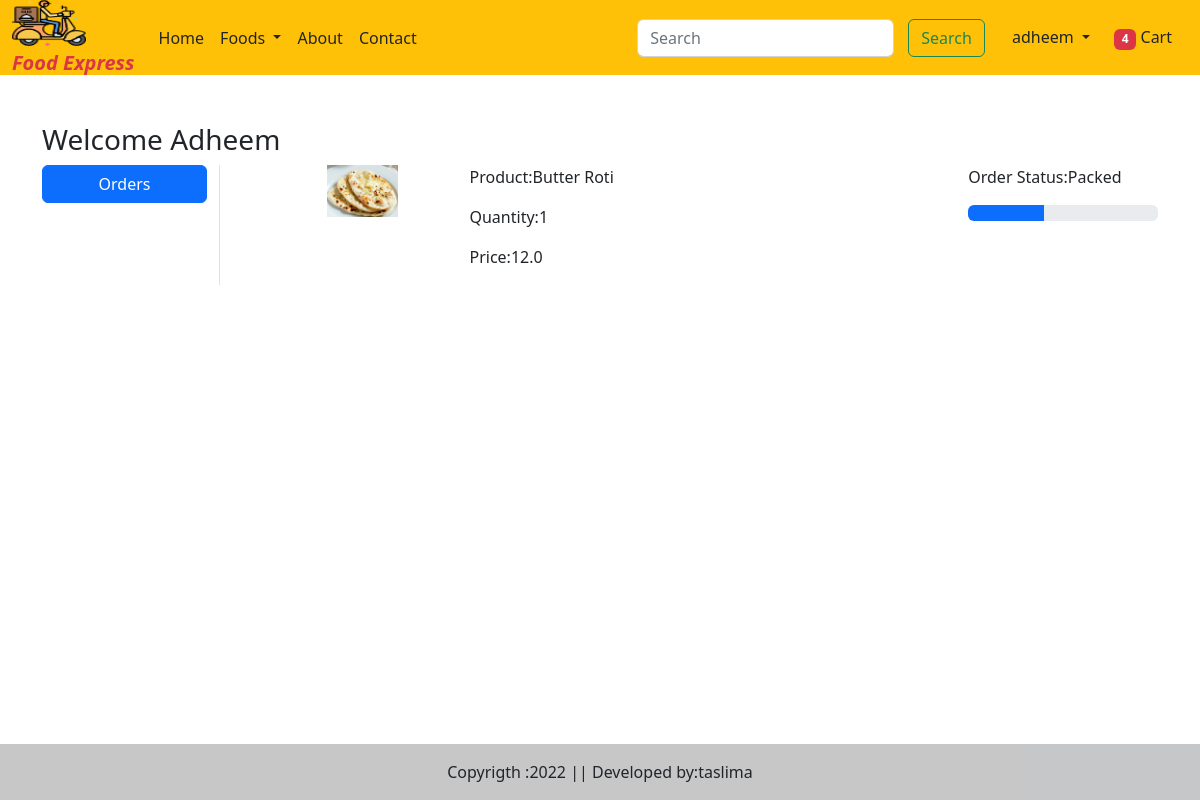
Page /orders/ (signed in) on the committed database.
### myapp/models.py (models this page shows, shortened)
class OrderPlaced(models.Model):
    user=models.ForeignKey(User,on_delete=models.CASCADE,null=True)
    customer=models.ForeignKey(Customer,on_delete=models.CASCADE,null=True)
    product=models.ForeignKey(Food,on_delete=models.CASCADE,null=True)
    payment=models.ForeignKey(Payment,on_delete=models.CASCADE,null=True)
    quantity=models.PositiveIntegerField(default=1)
    ordered_date=models.DateTimeField(auto_now_add=True)
    status=models.CharField(max_length=50,choices=STATUS_CHOICES)
    @property
    def total_cost(self):
        return self.quantity * self.product.discount_price

class Food(models.Model):
    CATEGORY_CHOICES=(
        ('bi','Biriyani'),
        ('pz','Pizza'),
        ('br','Burger'),
        ('sh','Shawarma'),
        ('ch','Chicken'),
        ('pr','Paratha'),
        ('sw','Sandwich'),
        ('ds','Dosa'),
        ('fr','Fried Rice'),
        ('nd','Noodles'),
        ('md','Mandhi'),
    )
    name=models.CharField(max_length=50)
    category=models.CharField(choices=CATEGORY_CHOICES,max_length=2)
    description=models.TextField()
    active=models.BooleanField()
    price=models.FloatField()
    discount_price=models.FloatField()
    is_veg=models.BooleanField()
    food_image=models.ImageField(upload_to='Dishes')

### myapp/views.py (the view)
# urls.py: path('orders/',views.orders,name='orders'),
def orders(request):
    order_placed=OrderPlaced.objects.filter(user=request.user)
    if request.user.is_authenticated:
        totalitem=len(Cart.objects.filter(user=request.user))
    return render(request,'orders.html',locals())

### myapp/templates/orders.html (shortened to what this page needs)
{% extends 'base.html' %}
{% load static %}
{% block main-content %}
<div class="container my-5">
    <div class="row">
        <h3>Welcome <span class="text-capitalize">{{request.user}}</span></h3>
        <div class="col-sm-2 border-end">
            <ul class="list-unstyled">
                <li class="d-grid">
                    <a href="{% url 'orders' %}" class="btn btn-primary">Orders</a>
                </li>
            </ul>
        </div>
        <div class="col-sm-9 offset-sm-1">
            {% for op in order_placed %}
            <div class="row">
                <div class="col-sm-2">
                    <img src="{{op.product.food_image.url}}" alt="" class="img-fluid" height="100" width="100">
                </div>
                <div class="col-sm-7">
                    <p>Product:{{op.product.name}}</p>
                    <p>Quantity:{{op.quantity}}</p>
                    <p>Price:{{op.total_cost}}</p>
                </div>
                <div class="col-sm-3">
                    <p>Order Status:{{op.status}}</p>
                    {% if op.status == 'Packed' %}
                    <div class="progress">
                        <div class="progress-bar" role="progressbar" style="width: 40%;" aria-valuenow="40" aria-valuemin="0"
                        aria-valuemax="100"></div>
                    </div>
                    {% endif %}
                </div>
            </div>
            {% endfor %}
        </div>
    </div>
</div>
{% endblock main-content %}

### myapp/templates/base.html (shortened to what this page needs)
<!DOCTYPE html>
{% load static %}
<html lang="en">
<head>
    <link href="https://cdn.jsdelivr.net/npm/bootstrap@5.2.3/dist/css/bootstrap.min.css" rel="stylesheet">
    <link rel="stylesheet" href="{% static 'css/owl.carousel.min.css' %}">
    <link rel="stylesheet" href="{% static 'css/all.min.css' %}">
    <link rel="stylesheet" href="{% static 'css/style.css' %}">
</head>
<body>
    <nav class="navbar navbar-expand-lg bg-warning ">
        <div class="container-fluid">
          <a class="navbar-brand" href="#">
            <img src="{% static '/images/logo.png' %}" width="70" height="50"><br>
           <span class="text-danger lh-1 fs-8 text fst-italic fw-bold" > Food Express</span>
          </a>
          <div class="collapse navbar-collapse" id="navbarSupportedContent">
            <ul class="navbar-nav me-auto mb-2 mb-lg-0">
              <li class="nav-item">
                <a class="nav-link text-dark active" aria-current="page" href="/">Home</a>
              </li>
              <li class="nav-item dropdown">
                <a class="nav-link dropdown-toggle text-dark" href="#" role="button" data-bs-toggle="dropdown" aria-expanded="false">
               Foods
                </a>
              </li>
              <li class="nav-item">
                <a class="nav-link text-dark" href="{% url 'about' %}">About</a>
              </li>
              <li class="nav-item">
                <a class="nav-link text-dark" href="{% url 'contact' %}">Contact</a>
              </li>
            </ul>
            <form class="d-flex" role="search" action="/search">
              <input class="form-control me-2" type="search" placeholder="Search" aria-label="Search" name="search">
              <button class="btn btn-outline-success" type="submit">Search</button>
            </form>
          </div>
          <ul class="navbar-nav me-auto mb-2 mb-lg-0">
            {% if request.user.is_authenticated %}
            <li class="nav-item dropdown">
              <a class="nav-link dropdown-toggle text-dark" id="profileDropdown" href="#" role="button" data-bs-toggle="dropdown" aria-expanded="false">
          {{request.user}}
              </a>
            </li> </li>
            <li class="nav-item mx-2">
              <a href="{% url 'cart'  %}" class="nav-link text-dark">
                <span class="badge bg-danger">
                {% if totalitem > 0 %}
                {{totalitem}}
                {% endif %}</span>
                Cart</a>
          {% endif %}
          </ul>
        </div>
      </nav>
 {% block main-content %}{% endblock main-content %}
 <br>
 <br>
 <footer  class="bg-light text-center text-lg-start fixed-bottom" >
  <div class="text-center p-3" style="background-color: rgba(0, 0, 0, 0.2);">
    Copyrigth :2022 || Developed by:taslima
  </div>
 </footer>
</body>
</html>

### myapp/static/css/style.css (style rules this page uses)
img, svg { vertical-align: middle; width: 60%; }
button, input, optgroup, select, textarea { margin: 19px; font-family: inherit; font-size: inherit; line-height: inherit; margin-left: 54px; padding: 8px; border-radius: 6px; flex-flow: wrap; }

### myapp/templates/base.html (style rules this page uses)
.bg-warning { height: 75px; }
.me-2 { margin-right: -2.5rem!important; }

### rows in the picture
OrderPlaced: product.food_image (picture), product.name "Butter Roti", quantity "1", total_cost "12.0", status "Packed"

### other values in the picture
{{ request.user }} "adheem"
{{ totalitem }} "4"
{{ request.user }} "Adheem"
